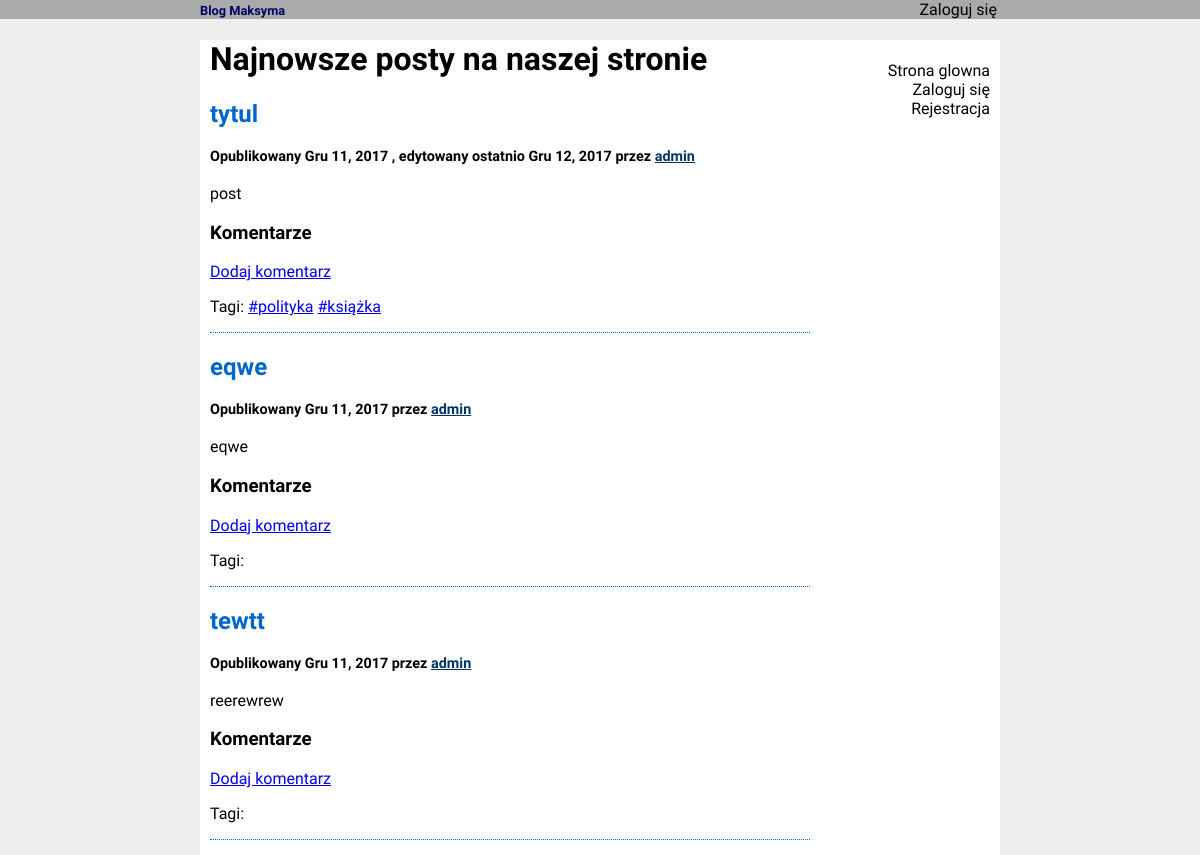
Before: / (upper part) with the older database file.
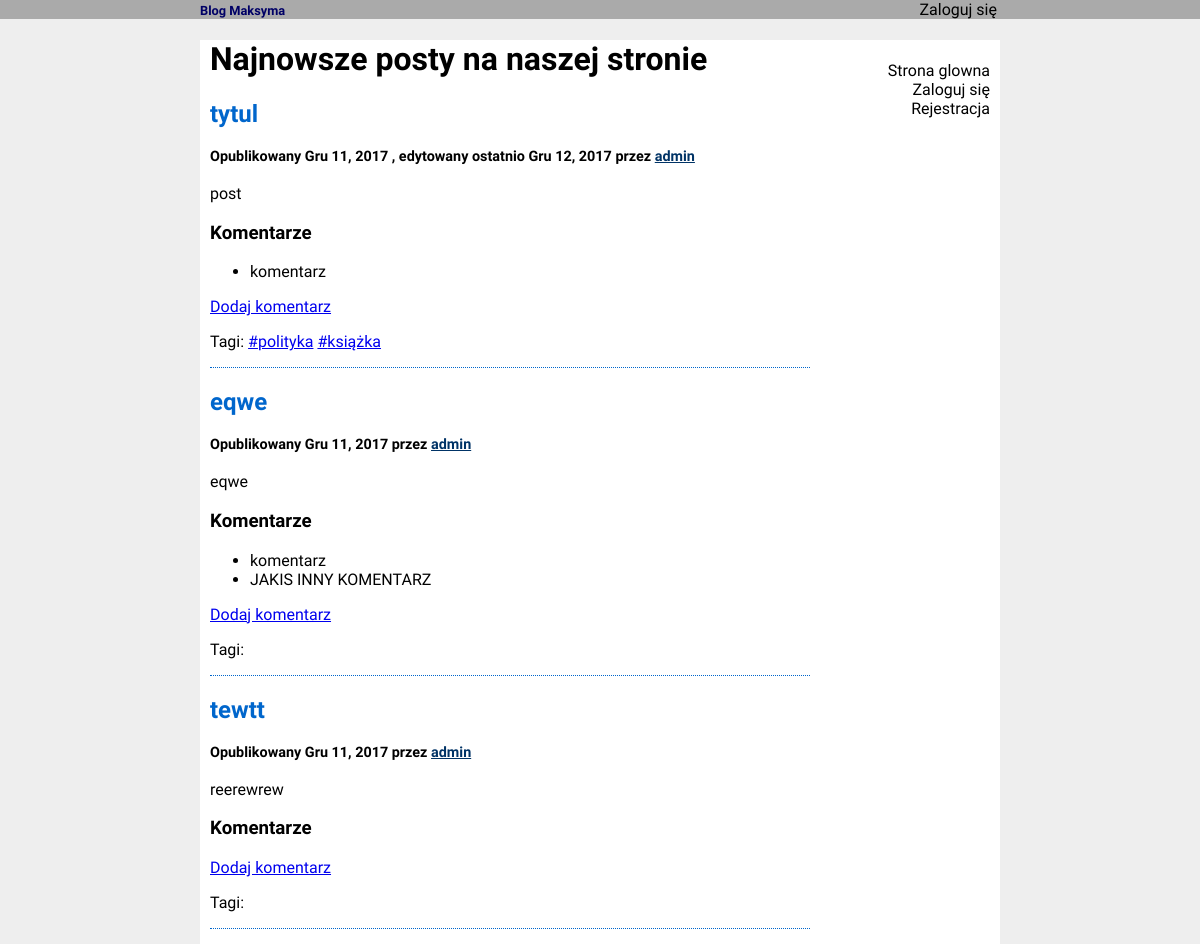
After: the same page with the newer database file.
### blog/models.py (models this page shows, shortened)
class Post(models.Model):
	title  = models.CharField(max_length=200)
	content = models.CharField(max_length=10000)
	publish_date = models.DateField(default=datetime.datetime.now)
	edit_date	= models.DateField(null=True)
	user = models.ForeignKey(User)
	tags = models.ManyToManyField(Tag)
	class Meta:
		ordering = ['-publish_date']

class Tag(models.Model):
	name = models.CharField(max_length=200)

class Comment(models.Model):
	content = models.CharField(max_length=300)
	post = models.ForeignKey(Post)

### blog/views.py (the view)
# urls.py: url(r'^$', views.index, name="index"),
def index(request, page='1'):
	page = int(page)
	posts = Post.objects.all()
	startPost = (page-1) * POSTS_PER_PAGE
	endPost = page * POSTS_PER_PAGE
	if startPost > len(posts):
		raise Http404
	for post in posts:
		post.comments = Comment.objects.filter(post=post)
	context = {
		'posts' : posts[startPost:endPost],
		'page' : page,
		'isFirst': (page == 1),
		'isLast': endPost >= len(posts),
		'nextPage': page+1,
		'prevPage': page-1,
	}
	return render(request, 'blog/index.html', context)

### blog/templates/blog/index.html (shortened to what this page needs)
{% extends 'blog/base.html' %}
{% block head %}
	{% load static %}
	<link rel=stylesheet type="text/css" href="{% static 'blog/index.css' %}">
{% endblock %}
{% block content %}
	<h1>Najnowsze posty na naszej stronie</h1>
	<div id="posts">
		{% for post in posts %}
			<div class="post">
				<h2>{{ post.title }}</h2>
				<h4>Opublikowany  {{ post.publish_date }}
					{% if post.edit_date %}
					, edytowany ostatnio {{ post.edit_date }}
					{% endif %}
		 			przez <a href="{% url 'user_name' post.user.username %}">{{ post.user.username }}<a/>
		 		</h4>
				<p> {{ post.content }}</p>
				<h3> Komentarze </h3>
				<ul>
					{% for comment in post.comments %}
						<li>
							{{ comment.content }}
						</li>
					{% endfor %}
				</ul>
				<p><a href="{% url 'add_new_comment' post.id %}">Dodaj komentarz</a></p>
				{% if post.tags %}
					<p> Tagi:
						{% for tag in post.tags.all %}
							<a href="{% url 'tag_view' tag.name %}">#{{ tag.name }}</a>
						{% endfor %}
					</p>
				{% endif %}
			</div>
		{% endfor %}
	</div>
{% endblock %}

### blog/templates/blog/base.html (shortened to what this page needs)
<!DOCTYPE html>
<html>
<head>
	{% block head %}
	{% endblock %}
	{% load static %}
	<link rel=stylesheet type="text/css" href="{% static 'blog/style.css' %}">
</head>
<body>
	<div id="header">
		<div id="headerContent">
			<h1> Blog Maksyma </h1>
			<span id="topmenu">
				<ul>
				{% if not user.is_authenticated %}
					<li><a href="{% url 'login' %}">Zaloguj się</a></li>
				{% else %}
					<li><a href="{% url 'index' %}">Strona glowna</a></li>
					<li><a href="{% url 'add_new_post' %}">Dodaj nowy post</a></li>
					<li><a href="{% url 'edit_profile' %}">Edycja profilu</a></li>
					<li><a href="{% url 'logout' %}">Wyloguj się</a></li>
				{% endif %}
			</ul>
			</span>
		</div>
	</div>
	<div id="wrapper">
		<div id="menu">
			<ul>
				<li><a href="{% url 'index' %}">Strona glowna</a></li>
				{% if not user.is_authenticated %}
					<li><a href="{% url 'login' %}">Zaloguj się</a></li>
					<li><a href="{% url 'signup' %}">Rejestracja</a></li>
				{% else %}
					<li><a href="{% url 'add_new_post' %}">Dodaj nowy post</a></li>
					<li><a href="{% url 'edit_profile' %}">Edycja profilu</a></li>
					<li><a href="{% url 'logout' %}">Wyloguj się</a></li>
				{% endif %}
			</ul>
		</div>
		<div id="content">
			{% block content %}
			{% endblock %}
		</div>
	</div>
</body>
</html>

### blog/static/blog/index.css (style rules this page uses)
h4 { font-size: 90%; }
.post { border-bottom: 1px dotted #0066CC; }
.post h2 { color: #0066CC; }
.post h4 a { color: #003366; }
#headerContent h1 { color: #000066; text-decoration: bold; }
#menu { padding: 5px 10px; }
#menu ul { text-align: right; }

### blog/static/blog/style.css (style rules this page uses)
body { margin: 0; background-color: #eee; font-family: 'Raleway'; }
#wrapper { width: 800px; background: white; margin: 0 auto; }
#header, #footer { background: #aaa; margin: 0; }
#headerContent, #footerContent { width: 800px; margin: 0 auto; }
#header h1 { margin: 0; font-size: 80%; width: 20%; display: inline-block; }
#topmenu, #headerText, ul, { display: inline-block; }
#topmenu ul { margin: 0; display: inline-block; }
#topmenu { width: 80%; text-align: right; float: right; }
#topmenu li { display: inline-block; }
#menu { float: right; width: 200px; }
#menu ul { list-style-type: none; }
#content { width: 600px; padding: 0 10px; }
#menu a, #topmenu a { text-decoration: none; color: inherit; }
#topmenu li { border-right: 1px solid black; padding-right: 3px; }
#topmenu li:last-child { border-right: none; }

Changed rows visible on the page:
added Comment: content "komentarz", shown under Post "tytul"
added Comment: content "komentarz", shown under Post "eqwe"
added Comment: content "JAKIS INNY KOMENTARZ", shown under Post "eqwe"
